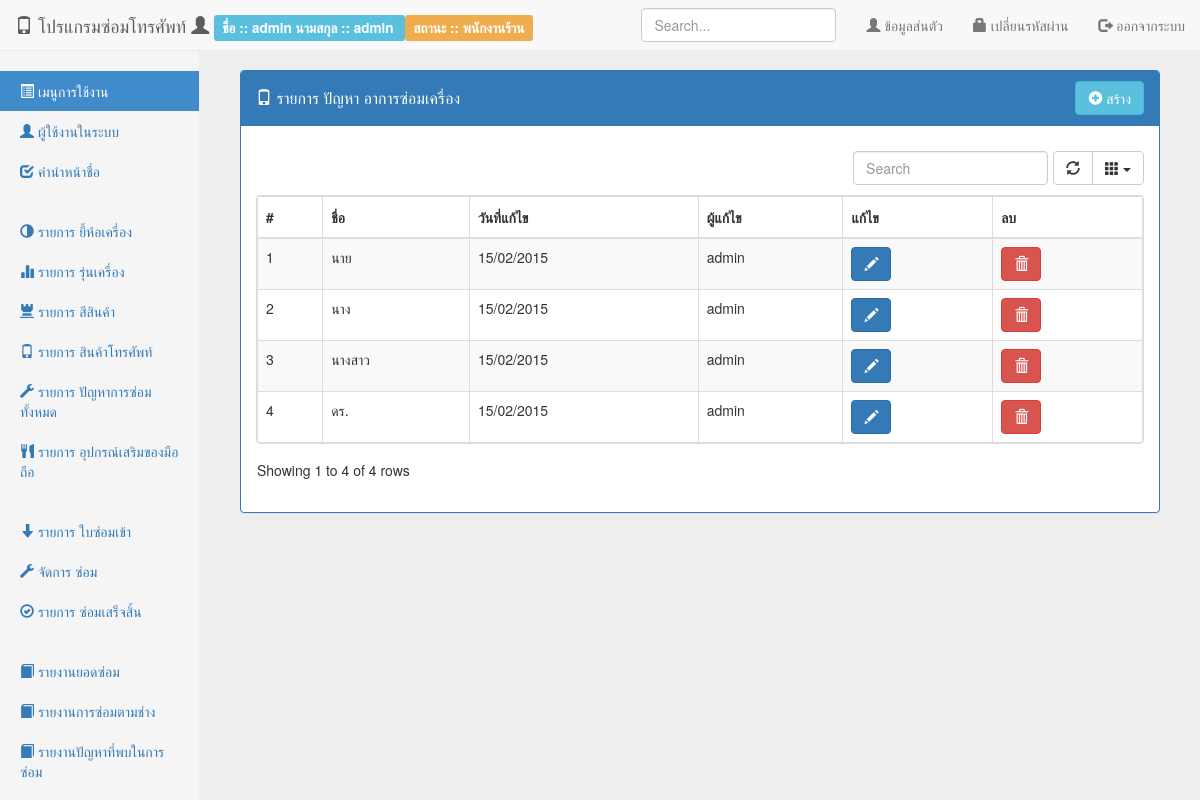
The page /src/back/index.php?page=list-prefix (signed in) on the database its author committed.
### tables this page shows
CREATE TABLE IF NOT EXISTS `person` (
  `per_id` int(11) NOT NULL AUTO_INCREMENT,
  `per_status` int(2) NOT NULL COMMENT ' ''1'' => ''พนักงานร้าน'',         ''2'' => ''พนักงานซ่อม'',         ''3'' => ''เจ้าของร้าน'',         ''4'' => ''ลูกค้า'',',
  `per_fname` varchar(50) NOT NULL,
  `per_lname` varchar(50) NOT NULL,
  `per_username` varchar(50) NOT NULL,
  `per_password` varchar(50) NOT NULL,
  `per_idcard` varchar(15) NOT NULL,
  `per_address` text NOT NULL,
  `per_mobile` varchar(50) NOT NULL,
  `per_email` varchar(50) NOT NULL,
  `per_createdate` timestamp NOT NULL ,
  `per_createby` int(11) NOT NULL,
  `per_updatedate` timestamp NOT NULL ,
  `per_updateby` int(11) NOT NULL,
  `pre_id` int(11) DEFAULT NULL,
  PRIMARY KEY (`per_id`),
  UNIQUE KEY `per_idcard` (`per_idcard`),
  KEY `per_idcard_2` (`per_idcard`)
);

CREATE TABLE IF NOT EXISTS `prefix` (
  `pre_id` int(11) NOT NULL AUTO_INCREMENT,
  `pre_name` varchar(100) NOT NULL,
  `pre_createdate` timestamp NOT NULL ,
  `pre_createby` int(11) NOT NULL,
  `pre_updatedate` timestamp NOT NULL ,
  `pre_updateby` int(11) NOT NULL,
  PRIMARY KEY (`pre_id`)
);

### src/config/extension.php (called while the page is built, shortened)
<?php
function format_date($format, $date) {
    $date_format = new DateTime($date);
    $new_date = $date_format->format($format);
    return $new_date;
}

### src/back/list-prefix.php (the view, shortened to what this page needs)
<div class="panel panel-primary">
    <div class="panel-heading clearfix">
        <h4 class="panel-title pull-left" style="padding-top: 7.5px;">
            <i class="glyphicon glyphicon-phone"></i> รายการ ปัญหา อาการซ่อมเครื่อง
        </h4>
        <div class="btn-group pull-right">
            <a href="index.php?page=frm-prefix" class="btn btn-info">
                <i class="glyphicon glyphicon-plus-sign"></i> สร้าง
            </a>
        </div>
    </div>
    <div class="panel-body">
        <div class="table-responsive">
            <table class="table table-striped table-bordered dataTable">
                <thead>
                    <tr>
                        <th>#</th>
                        <th>ชื่อ</th>
                        <th>วันที่แก้ไข</th>
                        <th>ผู้แก้ไข</th>
                        <th>แก้ไข</th>
                        <th>ลบ</th>
                    </tr>
                </thead>
                <tbody>
                    <?php
                    $sql_prefix = "SELECT * FROM prefix b";
                    $sql_prefix .= " JOIN person p ON p.per_id = b.pre_updateby";
                    $sql_prefix .= " ORDER BY b.pre_id";
                    $query_prefix = mysql_query($sql_prefix) or die(mysql_error());
                    $row = 1;
                    while ($data = mysql_fetch_array($query_prefix)):
                        ?>
                        <tr>
                            <td><?= $row ?></td>
                            <td><?= $data['pre_name'] ?></td>
                            <td><?= format_date('d/m/Y', $data['pre_updatedate']) ?></td>
                            <td><?= $data['per_fname'] ?></td>
                            <td>
                                <a href="index.php?page=frm-prefix&id=<?= $data['pre_id'] ?>" class="btn btn-primary">
                                    <i class="glyphicon glyphicon-pencil"></i>
                                </a>
                            </td>
                            <td>
                                <button type="button" class="btn btn-danger" onclick="delete_data(<?= $data['pre_id'] ?>, '../action/prefix.php?method=delete')">
                                    <i class="glyphicon glyphicon-trash"></i>
                                </button>
                            </td>
                        </tr>
                        <?php
                        $row++;
                    endwhile;
                    ?>
                </tbody>
            </table>
        </div>
    </div>
</div>

### css/style.css (style rules this page uses)
body { padding-top: 40px; padding-bottom: 40px; background-color: #eee; }
body { padding-top: 50px; }

### rows shown on the page
person: prefix.pre_name "นาย", prefix.pre_updatedate "15/02/2015", per_fname "admin", prefix.pre_name "นาง", prefix.pre_name "นางสาว", prefix.pre_name "ดร."

### other values the page prints
$per_fname "admin"
$per_lname "admin"
getDataList($per_status, listPersonStatus()) "พนักงานร้าน"
